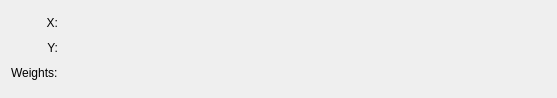
<?xml version="1.0" encoding="UTF-8"?>
<ui version="4.0">
 <class>FitExponential_WeightedConfig</class>
 <widget class="QWidget" name="FitExponential_WeightedConfig">
  <property name="geometry">
   <rect>
    <x>0</x>
    <y>0</y>
    <width>557</width>
    <height>98</height>
   </rect>
  </property>
  <layout class="QGridLayout" name="gridLayout">
   <item row="0" column="0">
    <widget class="QLabel" name="label_4">
     <property name="sizePolicy">
      <sizepolicy hsizetype="Preferred" vsizetype="Fixed">
       <horstretch>0</horstretch>
       <verstretch>0</verstretch>
      </sizepolicy>
     </property>
     <property name="text">
      <string comment="The X axis of a plot">X:</string>
     </property>
     <property name="alignment">
      <set>Qt::AlignRight|Qt::AlignTrailing|Qt::AlignVCenter</set>
     </property>
     <property name="wordWrap">
      <bool>false</bool>
     </property>
    </widget>
   </item>
   <item row="0" column="1">
    <widget class="Kst::VectorSelector" name="_vectorX" native="true">
     <property name="sizePolicy">
      <sizepolicy hsizetype="Expanding" vsizetype="Preferred">
       <horstretch>0</horstretch>
       <verstretch>0</verstretch>
      </sizepolicy>
     </property>
    </widget>
   </item>
   <item row="1" column="0">
    <widget class="QLabel" name="label_3">
     <property name="sizePolicy">
      <sizepolicy hsizetype="Preferred" vsizetype="Fixed">
       <horstretch>0</horstretch>
       <verstretch>0</verstretch>
      </sizepolicy>
     </property>
     <property name="text">
      <string comment="The X axis of a plot">Y:</string>
     </property>
     <property name="alignment">
      <set>Qt::AlignRight|Qt::AlignTrailing|Qt::AlignVCenter</set>
     </property>
     <property name="wordWrap">
      <bool>false</bool>
     </property>
    </widget>
   </item>
   <item row="1" column="1">
    <widget class="Kst::VectorSelector" name="_vectorY" native="true">
     <property name="sizePolicy">
      <sizepolicy hsizetype="Expanding" vsizetype="Preferred">
       <horstretch>0</horstretch>
       <verstretch>0</verstretch>
      </sizepolicy>
     </property>
    </widget>
   </item>
   <item row="2" column="0">
    <widget class="QLabel" name="label_5">
     <property name="sizePolicy">
      <sizepolicy hsizetype="Fixed" vsizetype="Fixed">
       <horstretch>0</horstretch>
       <verstretch>0</verstretch>
      </sizepolicy>
     </property>
     <property name="text">
      <string comment="statistical weights">Weights:</string>
     </property>
     <property name="wordWrap">
      <bool>false</bool>
     </property>
    </widget>
   </item>
   <item row="2" column="1">
    <widget class="Kst::VectorSelector" name="_vectorWeights" native="true">
     <property name="sizePolicy">
      <sizepolicy hsizetype="Expanding" vsizetype="Preferred">
       <horstretch>0</horstretch>
       <verstretch>0</verstretch>
      </sizepolicy>
     </property>
     <property name="minimumSize">
      <size>
       <width>400</width>
       <height>0</height>
      </size>
     </property>
    </widget>
   </item>
  </layout>
 </widget>
 <layoutdefault spacing="6" margin="11"/>
 <customwidgets>
  <customwidget>
   <class>Kst::VectorSelector</class>
   <extends>QWidget</extends>
   <header>vectorselector.h</header>
  </customwidget>
 </customwidgets>
 <resources/>
 <connections/>
</ui>
